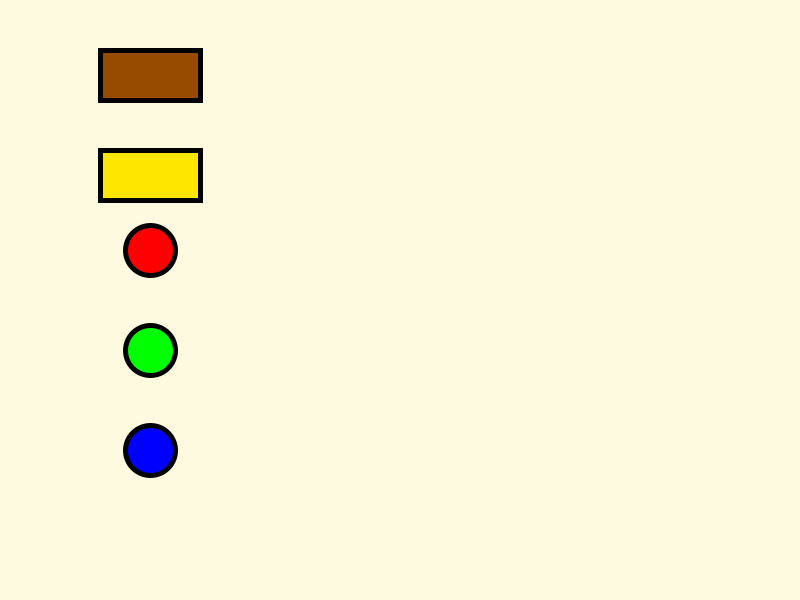
Frame 1 (no input)
Frame 60 (the mouse pressed at the canvas centre just before this capture): identical to frame 1, image omitted
Frame 120 (the mouse held since frame 60 and released just before this capture): identical to frame 1, image omitted

The Processing sketch that drew this single still picture (run headless with seeded random() and noise(); from frame 60 on, the mouse is pressed at the canvas centre):

// Processing sketch: mouse
// ── mouse.pde
//colors
color lightblue = #ADD8E6;
color lightgreen = #00FF00;
color yellow = #FFE600;
color white = #FFFFFF;
color brown = #964B00;
color darkbrown = #4E3524;
color grey = #808080;
color darkblue = #00008B;
color black = #000000;
color cream = #fefae0;
color bkg = cream;
color red = #ff0000;
color blue = #0000FF;
color green = #00FF00;

void setup() {
  size(800, 600);
}

void draw() {
  background(bkg);

  tactileRect(100, 50, 100, 50, brown);
  tactileRect(100, 150, 100, 50, yellow);

  tactileCircle(150, 250, 50, red);
  tactileCircle(150, 350, 50, green);
  tactileCircle(150, 450, 50, blue);
}

boolean rectbuttons(int x, int y, int w, int h) {
  if (mouseX > x && mouseX < x+w && mouseY > y && mouseY < y+h) {
    return true;
  } else {
    return false;
  }
}

boolean circlebuttons(int x, int y, int r) {
  if (dist(x, y, mouseX, mouseY) < r) {
    return true;
  } else {
    return false;
  }
}

void tactileRect(int x, int y, int w, int h, color f) {
  fill(f);
  strokeWeight(5);

  if (rectbuttons(x, y, w, h)) {
    stroke(white);
  } else {
    stroke(black);
  }

  if (mousePressed) {
    if (rectbuttons(x, y, w, h)) {
      bkg = f;
    }
  }
  rect(x, y, w, h);
}

void tactileCircle(int x, int y, int d, color f) {
  fill(f);
  strokeWeight(5);

  if (circlebuttons(x, y, d/2)) {
    stroke(white);
  } else {
    stroke(black);
  }

  if (mousePressed) {
    if (circlebuttons(x, y, d/2)) {
      bkg = f;
    }
  }
  circle(x, y, d);
}
